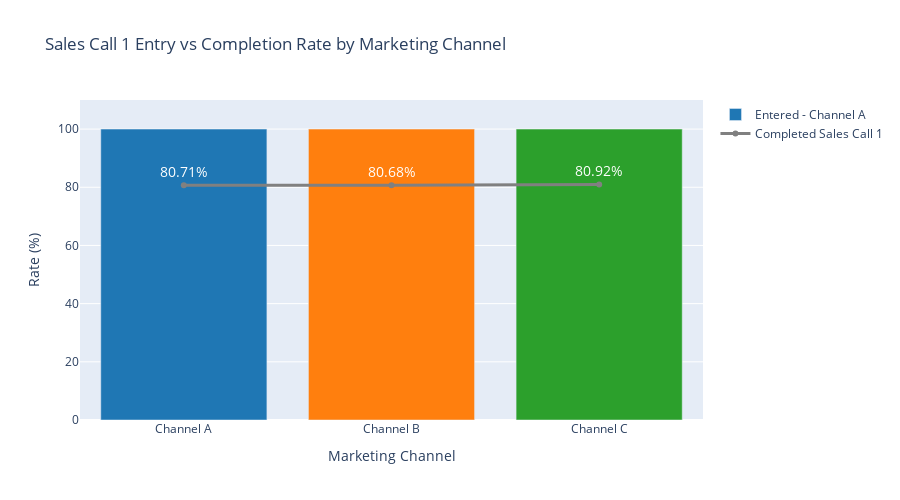

Notebook source saved alongside this figure:
### Code cell
import pandas as pd
import plotly.graph_objects as go

# Define consistent colors for channels
channel_colors = {
    "Channel A": "#1f77b4",  # blue
    "Channel B": "#ff7f0e",  # orange
    "Channel C": "#2ca02c",  # green
}

# Total leads
total_leads = df.drop_duplicates(subset=["lead_id"])[["lead_id", "marketing_channel"]]
total_counts = total_leads.groupby("marketing_channel")["lead_id"].count()

# Sales Call 1 entries
call1 = df[df["sales_funnel_steps"] == "Sales Call 1"]
reached_call1 = call1.drop_duplicates(subset=["lead_id"])[["lead_id", "marketing_channel"]]
reached_counts = reached_call1.groupby("marketing_channel")["lead_id"].count()

# Sales Call 1 completions
completed_call1 = call1[call1["case_closed_successful_date"].notna()]
completed_counts = completed_call1.drop_duplicates(subset=["lead_id"]).groupby("marketing_channel")["lead_id"].count()

# Build DataFrame
conversion_df = pd.DataFrame({
    "total_leads": total_counts,
    "reached_call_1": reached_counts,
    "completed_call_1": completed_counts
}).fillna(0)

conversion_df["completion_rate_%"] = round(conversion_df["completed_call_1"] / conversion_df["total_leads"] * 100, 2)
conversion_df["entry_rate_%"] = 100.0  # All leads reached Sales Call 1
conversion_df = conversion_df.reset_index()

# Bar + Line combo plot (color matched)
fig = go.Figure()

# Bar chart for Entry (one bar per channel with mapped color)
for i, row in conversion_df.iterrows():
    fig.add_trace(go.Bar(
        x=[row["marketing_channel"]],
        y=[row["entry_rate_%"]],
        name=f"Entered - {row['marketing_channel']}",
        marker_color=channel_colors.get(row["marketing_channel"], "#999999"),
        showlegend=(i == 0)
    ))

# Line chart for Completion Rate (with matching colors)
# Line chart for Completion Rate (with white percentage labels)
fig.add_trace(go.Scatter(
    x=conversion_df["marketing_channel"],
    y=conversion_df["completion_rate_%"],
    name="Completed Sales Call 1",
    mode="lines+markers+text",
    text=conversion_df["completion_rate_%"].astype(str) + "%",
    textposition="top center",
    textfont=dict(color="white", size=14),
    line=dict(color="grey", width=3)
))


# Layout settings
fig.update_layout(
    title="Sales Call 1 Entry vs Completion Rate by Marketing Channel",
    xaxis_title="Marketing Channel",
    yaxis_title="Rate (%)",
    yaxis_range=[0, 110],
    barmode="group",
    height=500
)

fig.show()

### Figure 1 — Plotly figure (JSON) as saved in the notebook; plotly's stock layout.template omitted (floating-point values rounded to 4 significant figures)
{"data": [{"marker": {"color": "#1f77b4"}, "name": "Entered - Channel A", "showlegend": true, "type": "bar", "x": ["Channel A"], "y": [100]}, {"marker": {"color": "#ff7f0e"}, "name": "Entered - Channel B", "showlegend": false, "type": "bar", "x": ["Channel B"], "y": [100]}, {"marker": {"color": "#2ca02c"}, "name": "Entered - Channel C", "showlegend": false, "type": "bar", "x": ["Channel C"], "y": [100]}, {"line": {"color": "grey", "width": 3}, "mode": "lines+markers+text", "name": "Completed Sales Call 1", "text": ["80.71%", "80.68%", "80.92%"], "textfont": {"color": "white", "size": 14}, "textposition": "top center", "type": "scatter", "x": ["Channel A", "Channel B", "Channel C"], "y": [80.71, 80.68, 80.92]}], "layout": {"barmode": "group", "height": 500, "title": {"text": "Sales Call 1 Entry vs Completion Rate by Marketing Channel"}, "xaxis": {"title": {"text": "Marketing Channel"}}, "yaxis": {"range": [0, 110], "title": {"text": "Rate (%)"}}}}
